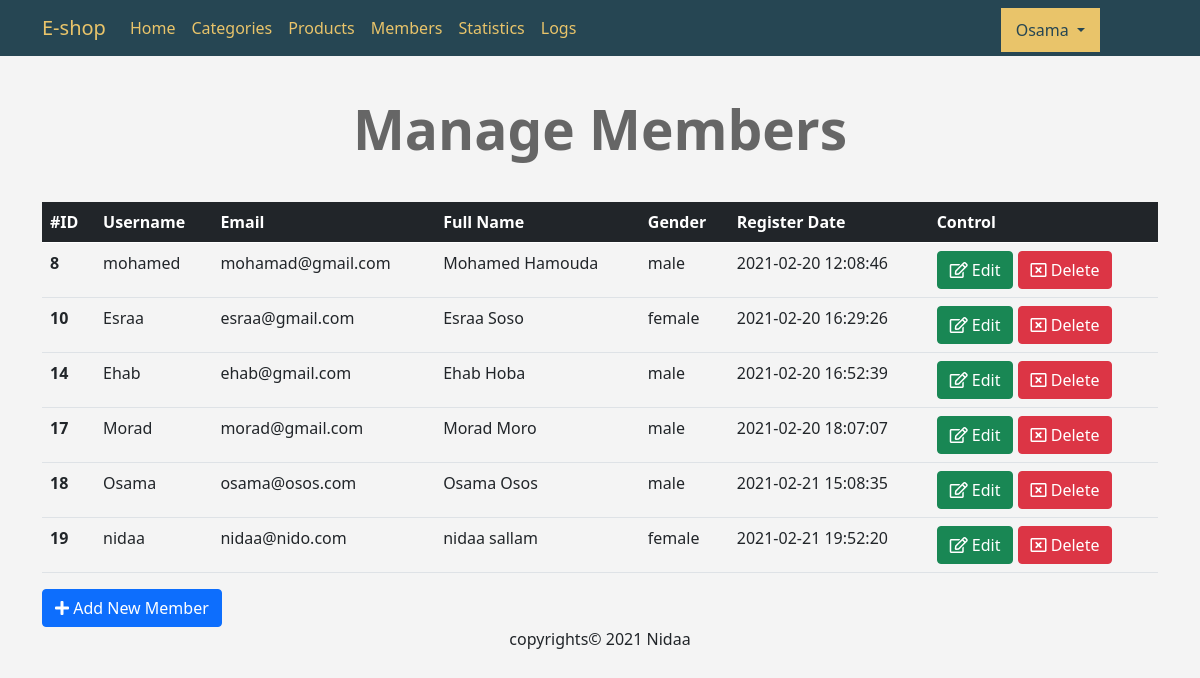
The app's page /admin/members.php (signed in) with its own data.
### tables this page shows
CREATE TABLE `users` (
  `user_id` int(11) NOT NULL,
  `user_name` varchar(255) NOT NULL,
  `email` varchar(255) NOT NULL,
  `password` varchar(255) NOT NULL,
  `gender` varchar(255) NOT NULL,
  `full_name` varchar(255) NOT NULL,
  `group_id` int(11) NOT NULL DEFAULT 0,
  `trust_status` int(11) NOT NULL DEFAULT 0,
  `reg_status` int(11) NOT NULL DEFAULT 0,
  `created_at` timestamp NOT NULL DEFAULT current_timestamp(),
  `updated_at` timestamp NOT NULL DEFAULT current_timestamp()
);

### admin/members.php (the view, shortened to what this page needs)
<?php
 if (isset($_SESSION['username'])) {
   include 'template/header.php';
   include 'template/navbar.php';
   include '../config/connect.php';
   $do = isset($_GET['do']) ? $_GET['do'] : 'Manage';
    if ($do == 'Manage') {
      $sql = "SELECT * FROM users WHERE group_id!=1";
      $query = mysqli_query($con,$sql);
      if (mysqli_num_rows($query)>0) {
          ?>
          <h1 class="text-center">Manage Members</h1>
          <div class="container">
            <table class="table">
             <thead class="table-dark">
               <tr>
                  <th scope="col">#ID</th>
                  <th scope="col">Username</th>
                  <th scope="col">Email</th>
                  <th scope="col">Full Name</th>
                  <th scope="col">Gender</th>
                  <th scope="col">Register Date</th>
                  <th scope="col">Control</th>
               </tr>
             </thead>
             <tbody>
  <?php   while ($row=mysqli_fetch_array($query)) { ?>
               <tr>
                  <th scope="row"><?php echo $row['user_id']; ?></th>
                  <td><?php echo $row['user_name']; ?></td>
                  <td><?php echo $row['email']; ?></td>
                  <td><?php echo $row['full_name']; ?></td>
                  <td><?php echo $row['gender']; ?></td>
                  <td><?php echo $row['created_at']; ?></td>
                  <td>
                    <a href="members.php?do=Edit&userid=<?php echo $row['user_id'];?>" class="btn btn-success"><i class="far fa-edit"></i> Edit</a>
                    <a href="members.php?do=Delete&userid=<?php echo $row['user_id'];?>" class="btn btn-danger confirm"><i class="far fa-window-close"></i> Delete</a>
                  </td>
               </tr>
    <?php }?>
             </tbody>
           </table>
           <a href='members.php?do=Add' class="btn btn-primary"><i class="fas fa-plus"></i> Add New Member</a>
          </div>
<?php
      }
    }
   include 'template/footer.php';
 }else{
  header('Location: index.php');
  exit();
 }
?>

### admin/layout/css/style.css (style rules this page uses)
body { background-color: #F4F4F4; font-size: 16px; }
h1 { font-size: 55px; margin: 40px 0; font-weight: bold; color: #666; }

### records on screen
users: user_id "8", user_name "mohamed", email "mohamad@gmail.com", full_name "Mohamed Hamouda", gender "male", created_at "2021-02-20 12:08:46"
users: user_id "10", user_name "Esraa", email "esraa@gmail.com", full_name "Esraa Soso", gender "female", created_at "2021-02-20 16:29:26"
users: user_id "14", user_name "Ehab", email "ehab@gmail.com", full_name "Ehab Hoba", gender "male", created_at "2021-02-20 16:52:39"
users: user_id "17", user_name "Morad", email "morad@gmail.com", full_name "Morad Moro", gender "male", created_at "2021-02-20 18:07:07"
users: user_id "18", user_name "Osama", email "osama@osos.com", full_name "Osama Osos", gender "male", created_at "2021-02-21 15:08:35"
users: user_id "19", user_name "nidaa", email "nidaa@nido.com", full_name "nidaa sallam", gender "female", created_at "2021-02-21 19:52:20"

### other values on screen
$_SESSION['username'] "Osama"
